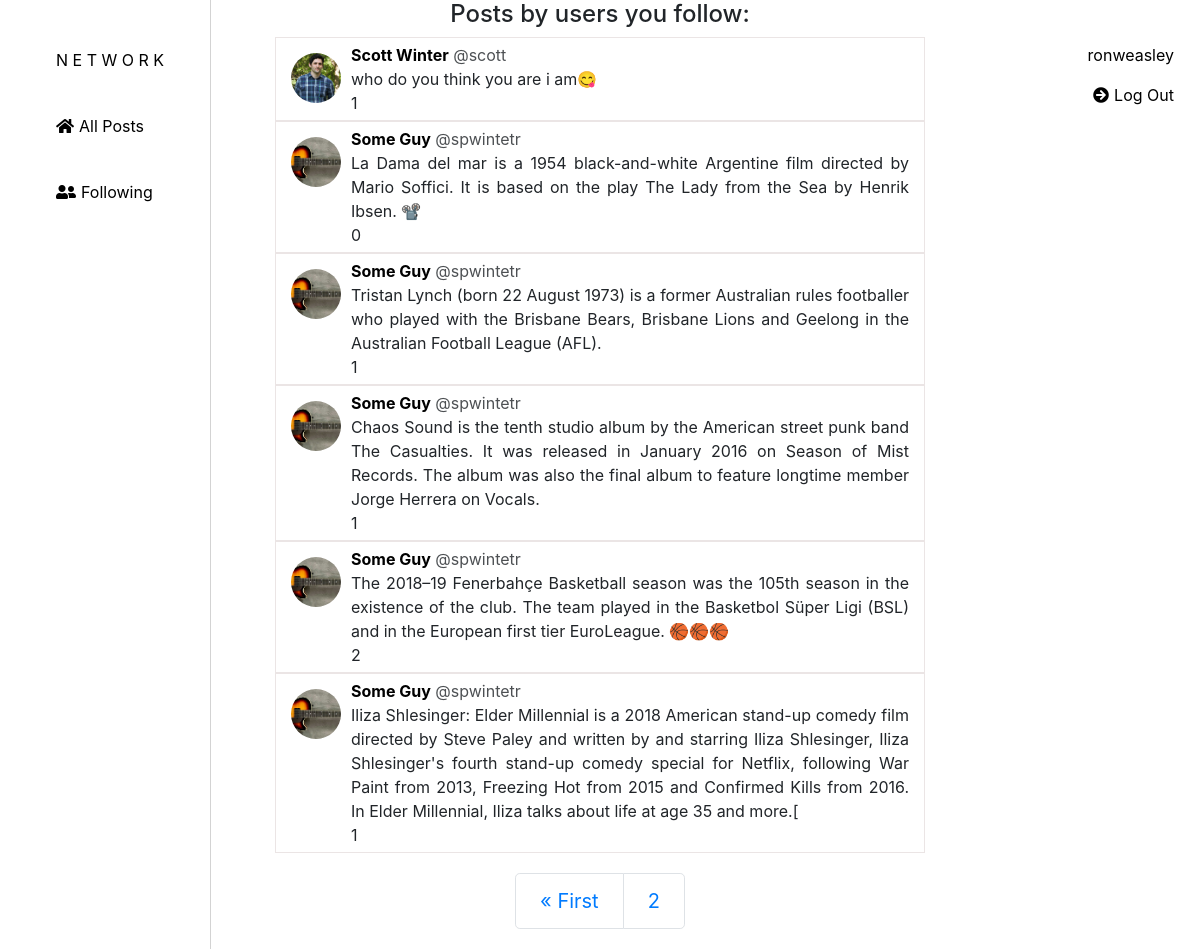
/following_page?page=2 (signed in), run on the app's committed database.
### network/models.py (models this page shows, shortened)
class User(AbstractUser):
    pass

class Post(models.Model):
    user = models.ForeignKey(User, on_delete=models.CASCADE, related_name="post_user", default=1)
    content = models.TextField(max_length=450)
    likes = models.ManyToManyField(User, blank=True)
    timestamp = models.DateTimeField(auto_now_add=True)

### network/views.py (the view)
# urls.py: path("following_page", views.following_page, name="following_page"),
def following_page(request):
    list_of_following = Following.objects.filter(follower=request.user)
    following_list = [user.followed for user in list_of_following]
    message = ""
    if len(following_list) == 0:
        message = "You aren't following anyone yet!"
    post_list = []
    for user in following_list:
        posts = Post.objects.filter(user=user)
        post_list.append(posts)
    new_post_list = []
    for post_object in post_list:
        for post in post_object:
            new_post_list.append(post)
            new_post_list.sort(key=lambda x: x.timestamp, reverse=True)
    page_obj = paginate(new_post_list, 10, request)
    user_profiles = UserProfile.objects.all()
    user_profile_dict = profile_pictures(user_profiles)
    return render(request, "network/following_page.html", {
        "following_list": following_list,
        "message": message,
        "page_obj": page_obj,
        "user_profile_dict": user_profile_dict
    })

### network/views.py (called while the page is built)
def profile_pictures(profile_list):
    user_profile_dict = {}
    for profile in profile_list:
        user = profile.user.username
        profile_picture = profile.profile_picture.url
        user_profile_dict.update({user: profile_picture})
    return user_profile_dict

def paginate(posts_list, total_posts, request):
    paginator = Paginator(posts_list, total_posts)
    page_number = request.GET.get('page')
    page_obj = paginator.get_page(page_number)
    return page_obj

### network/templates/network/following_page.html (shortened to what this page needs)
{% extends "network/layout.html" %}
{% load static %}
{% block body %}
<h4 class="follow-title">Posts by users you follow:</h4>
    {% if message %}
    <div class="message">
        <p>{{message}}</p>
    </div>
    {% else %}
            {% for post in page_obj %}
            <div class="post-outer">
                <div class="post-inner" id="post-inner-{{post.id}}">
                    {% for key, value in user_profile_dict.items %}
                        {% if post.user.username == key %}
                            <div class="post-pic" id="post-pic-{{post.id}}">
                                <img src="{{ value }}">
                            </div>
                        {% endif %}
                    {% endfor %}
                    <div class="post-second-section">
                        <div class="post-top" id="post-top-{{post.id}}">
                            <a class="name" href="{% url 'profile' post.user.id %}">{{post.user.first_name}} {{post.user.last_name}}</a>
                            <p class="username">@{{post.user}}</p>                        </div>
                        <div class="post-middle">
                            <p id="content-{{post.id}}" name="content">{{post.content}}</p>
                        </div>
                        <div class="post-bottom">
                            <p class="likes-count" id="likes-count-{{post.id}}">{{post.likes.count}}</p>
                        </div>
                    </div>
                </div>
            </div>
            {% endfor %}
    {% endif %}
    {% if page_obj|length < 10 and page_obj.number == 1%}
    {% else %}
    <nav aria-label="..." class="pagination">
        <ul class="pagination pagination-lg">
        {% if page_obj.has_previous %}
            <li class="page-item">
                <a class="page-link" href="?page=1">&laquo; First</a>
            </li>
        {% endif %}
          <li class="page-item">
            <a class="page-link" href="?page={{ page_obj.page_number }}" tabindex="-1">{{ page_obj.number }}</a>
          </li>
        </ul>
    </nav>
    {% endif %}
{% endblock %}

### network/templates/network/layout.html (shortened to what this page needs)
{% load static %}
<!DOCTYPE html>
<html lang="en">
<head>
    <link rel="stylesheet" href="https://stackpath.bootstrapcdn.com/bootstrap/4.4.1/css/bootstrap.min.css"
>
    <link rel="stylesheet" href="https://use.fontawesome.com/releases/v5.10.2/css/all.css">
    <link href="{% static 'network/styles.css' %}" rel="stylesheet">
</head>
<body>
    {% if user.is_authenticated %}
    <div class="user-info">
        <a class="nav-link" href="{% url 'profile' request.user.id %}"><p id="username">{{request.user.username}}</p></a>
        <a class="nav-link" id="index" href="{% url 'logout' %}"><i class="fas fa-arrow-circle-right"></i><p>Log Out</p></a>
    </div>
    {% else %}
    <div class="user-info">
        <a class="nav-link" href="{% url 'login' %}">Log In</a>
        <a class="nav-link" href="{% url 'register' %}">Register</a>
    </div>
    {% endif %}
    <div id="sidenav">
        <ul>
            <li>
                <a class="nav-link" id="index" href="{% url 'index' %}"><p>N E T W O R K</p></a>
            </li>
            <li>
                <a class="nav-link" id="index" href="{% url 'index' %}"><i class="fas fa-home"></i><p>All Posts</p></a>
            </li>
            {% if user.is_authenticated %}
            <li>
                <a class="nav-link" id="following_page" href="{% url 'following_page' %}"><i class="fas fa-user-friends"></i><p>Following</p></a>
            </li>
            {% endif %}
        </ul>
    </div>
    <div class="body">
        {% block body %}
        {% endblock %}
    </div>
</body>
</html>

### network/static/network/styles.css (style rules this page uses)
#sidenav { height: 100%; position: fixed; z-index: 1; left: 0; background-color:white; overflow-x: hidden; padding-top: 20px; margin-bottom: 50px; text-align: justify; border-right: 1px solid #D3D3D3; }
#sidenav ul { margin-top: 20px; list-style: none; }
#sidenav li { margin-bottom: 10px; margin-right: 30px; }
#sidenav ul li a p { display: inline-block; color: black; }
a i { margin-right: 5px; color: black; }
.user-info { position: fixed; top:35px; right:10px; text-align: right; }
.user-info a p { color: black; }
.follow-title, .sign-in-prompt { text-align: center; }
.pagination { text-align: center; margin:0 auto; margin-top: 10px; margin-bottom: 10px; }
.post-outer { text-align: center; margin:0 auto; border: 1px solid rgb(235, 229, 229); width: 650px; }
.post-inner { text-align: justify; display: flex; padding: 5px; }
.post-pic { float: left; padding: 10px; }
.post-pic img { height: 50px; width: 50px; border-radius: 50%; object-fit: cover; }
.post-top p { text-align: left; }
.name { font-weight: bold; color: black; }
.username { opacity: .8; }
.post-middle { margin-right: 10px; }
.post-middle p { margin-top: 10px; margin-bottom: 10px; overflow-wrap: break-word; }
.post-bottom i, p { display:inline; }

### data on the page
User: user.username "ronweasley"
Post: user.first_name "Scott", user.last_name "Winter", user "scott", content "who do you think you are i am😋", likes.count "1"
Post: user.first_name "Some", user.last_name "Guy", user "spwintetr", content "La Dama del mar is a 1954 black-and-white Argentine film directed by Mario Soffici. It is based on the play The Lady from the Sea by Henrik Ibsen. 📽️", likes.count "0"
Post: user.first_name "Some", user.last_name "Guy", user "spwintetr", content "Tristan Lynch (born 22 August 1973) is a former Australian rules footballer who played with the Brisbane Bears, Brisbane Lions and Geelong in the Australian Football League (AFL).", likes.count "1"
Post: user.first_name "Some", user.last_name "Guy", user "spwintetr", content "Chaos Sound is the tenth studio album by the American street punk band The Casualties. It was released in January 2016 on Season of Mist Records. The album was also the final album to feature longtime member Jorge Herrera on Vocals.", likes.count "1"
Post: user.first_name "Some", user.last_name "Guy", user "spwintetr", content "The 2018–19 Fenerbahçe Basketball season was the 105th season in the existence of the club. The team played in the Basketbol Süper Ligi (BSL) and in the European first tier EuroLeague. 🏀🏀🏀", likes.count "2"
Post: user.first_name "Some", user.last_name "Guy", user "spwintetr", content "Iliza Shlesinger: Elder Millennial is a 2018 American stand-up comedy film directed by Steve Paley and written by and starring Iliza Shlesinger, Iliza Shlesinger's fourth stand-up comedy special for Netflix, following War Paint from 2013, Freezing Hot from 2015 and Confirmed Kills from 2016. In Elder Millennial, Iliza talks about life at age 35 and more.[", likes.count "1"

### other printed values
{{ page_obj.number }} "2"
